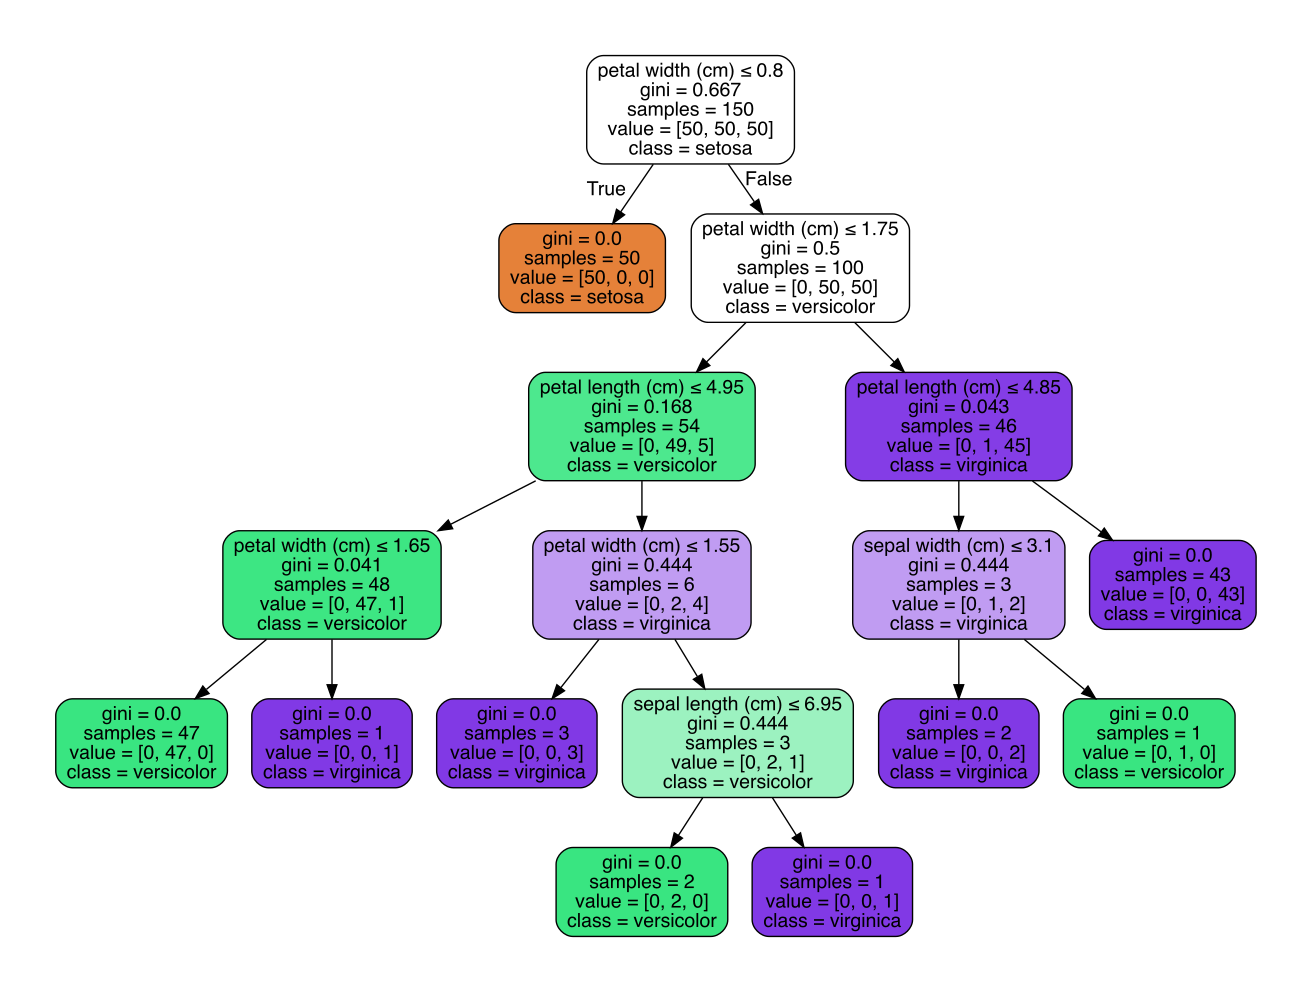

Source code (Python):
# import ipdb
from sklearn import tree
from sklearn.datasets import load_iris
import graphviz
from sklearn.tree import DecisionTreeClassifier
# import sklearn.tree.export
# from sklearn.tree.export import export_text

iris = load_iris()
our_tree = tree.DecisionTreeClassifier()
our_tree = our_tree.fit(iris.data, iris.target)

# plot the graph
dot_data = tree.export_graphviz(our_tree,
                                out_file=None,
                                feature_names=iris.feature_names,
                                class_names=iris.target_names,
                                filled=True,
                                rounded=True,
                                special_characters=True)
graph = graphviz.Source(dot_data)
graph.render("iris")
